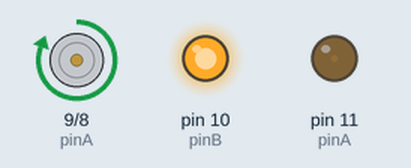
The program below on a simulated Arduino Uno, built with avr-gcc and run on an emulated ATmega328P. On the bench: motor-driver pin pairs drawn as motors (green arrow = first pin HIGH = forward, orange = second pin HIGH = backward, longer = more drive), output pins drawn as LEDs (lit = HIGH).

Above: at 0.05 s.
At 5.05 s:
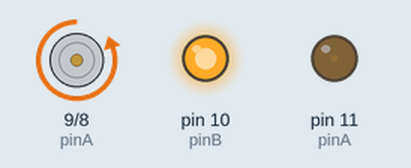
Timing chart, 0 to 5.9 s (numbered marks = the images above):
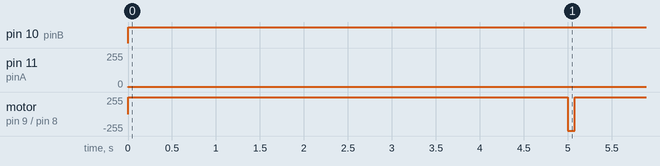

Measured:
- by itself, pin 10 (pinB): LOW → HIGH at 0.00 s
- by itself, pin 11 (pinA): 0/255 → 1/255 at 0.00 s
- by itself, motor on pin 9 (pinA) / pin 8 (pinB): repeats every 10.2 s: backward 254/255 0.08 s, forward 255/255 5.0 s, backward 254/255 0.08 s, forward 255/255 0.03 s, backward 254/255 0.05 s, forward 255/255 5.0 s

The program:

main.cpp
```cpp
#include <L9110H.h>
#include <Arduino.h>

L9110H robot;

void setup() {

  Serial.begin(9600);
}

void loop() {

  robot.forward(255, 1000, false);

  delay(5000);

  robot.right(255, 50, false);

  delay(30);;

  robot.forward(255, 1000, false);

  delay(5000);

  robot.right(255, 50, false);

  delay(30);

  robot.forward(255, 1000, false);

  delay(30);

  robot.right(255, 50, false);

  robot.stop();
}
```

L9110H.h
```cpp
#ifndef L9110H_H

#define L9110H_H

#include <Arduino.h>

class L9110H {

    public:
      L9110H();

      void motor(int motorNumber, String instruction, int speed);

      void forward(int i, int seconds, bool hasStop);

      void backward(int i, int seconds, bool hasStop);

      void right(int i, int seconds, bool hasStop);

      void left(int i, int seconds, bool hasStop);

      void stop();

    private:

    int pinA;
    int pinB;
};

#endif
```

L9110H.cpp
```cpp
#include "L9110H.h"

#include <Arduino.h>

L9110H::L9110H() {
    pinMode(pinA, OUTPUT);
    pinMode(pinB, OUTPUT);
}

void L9110H::motor(int motorNumber, String instruction, int speed) {

    switch (motorNumber) {

        case 1: {
            pinA = 11;
            pinB = 10;
            break;
        }

        case 2: {
            pinA = 9;
            pinB = 8;
            break;
        }

        default: {
            break;
        }
    }

    if (instruction == "FORWARD") {
        analogWrite(pinB, 1);
        analogWrite(pinA, speed);
    } else if (instruction == "BACKWARD") {
        analogWrite(pinA, 1);
        analogWrite(pinB, speed);
    } else if (instruction == "STOP") {
        analogWrite(pinA, 0);
        analogWrite(pinB, 0);
    }
}

void L9110H::forward(int i, int seconds, bool hasStop) {
    motor(1, "BACKWARD", i);
    motor(2, "FORWARD", i);

    if (hasStop) {
        stop();
    }
}

void L9110H::backward(int i, int seconds, bool hasStop) {
    motor(1, "FORWARD", i);
    motor(2, "BACKWARD", i);

    delay(seconds);

    if (hasStop) {
        stop();
    }
}

void L9110H::right(int i, int seconds, bool hasStop) {
    motor(1, "BACKWARD", i);
    motor(2, "BACKWARD", i);

    delay(seconds);

    if (hasStop) {
        stop();
    }
}

void L9110H::left(int i, int seconds, bool hasStop) {
    motor(1, "FORWARD", i);
    motor(2, "FORWARD", i);

    delay(seconds);

    if (hasStop) {
        stop();
    }
}

void L9110H::stop() {
    motor(1, "STOP", 0);
    motor(2, "STOP", 0);
}
```
